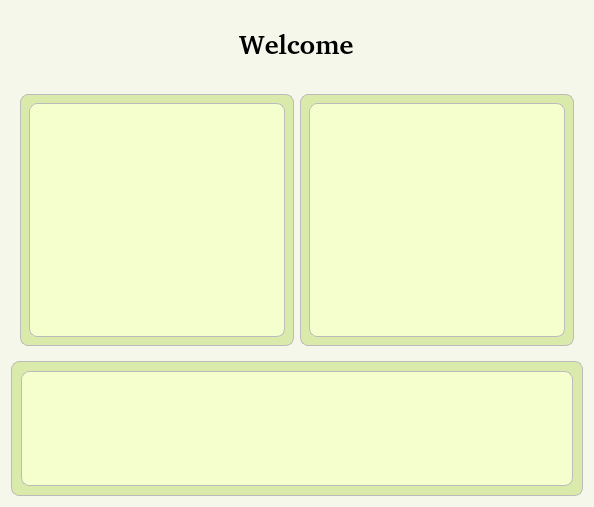
          <widget class="QWidget" name="pageDashboard">
           <property name="styleSheet">
            <string notr="true">background-color: rgb(245, 247, 235);</string>
           </property>
           <layout class="QVBoxLayout" name="verticalLayout_3">
            <item alignment="Qt::AlignHCenter|Qt::AlignVCenter">
             <widget class="QLabel" name="dashboardLabel">
              <property name="sizePolicy">
               <sizepolicy hsizetype="Preferred" vsizetype="Preferred">
                <horstretch>1</horstretch>
                <verstretch>1</verstretch>
               </sizepolicy>
              </property>
              <property name="font">
               <font>
                <family>URW Bookman [UKWN]</family>
                <pointsize>20</pointsize>
                <italic>false</italic>
                <bold>true</bold>
               </font>
              </property>
              <property name="text">
               <string>Welcome</string>
              </property>
             </widget>
            </item>
            <item>
             <widget class="QFrame" name="frame_2">
              <property name="sizePolicy">
               <sizepolicy hsizetype="Preferred" vsizetype="Preferred">
                <horstretch>4</horstretch>
                <verstretch>4</verstretch>
               </sizepolicy>
              </property>
              <property name="styleSheet">
               <string notr="true"/>
              </property>
              <property name="frameShape">
               <enum>QFrame::NoFrame</enum>
              </property>
              <property name="frameShadow">
               <enum>QFrame::Plain</enum>
              </property>
              <property name="lineWidth">
               <number>1</number>
              </property>
              <property name="midLineWidth">
               <number>0</number>
              </property>
              <layout class="QHBoxLayout" name="horizontalLayout_4">
               <item>
                <widget class="QWidget" name="cardStudents" native="true">
                 <property name="sizePolicy">
                  <sizepolicy hsizetype="Preferred" vsizetype="Preferred">
                   <horstretch>2</horstretch>
                   <verstretch>2</verstretch>
                  </sizepolicy>
                 </property>
                 <property name="styleSheet">
                  <string notr="true">background-color: rgb(218, 234, 171);
border: 1px solid #bbb;
border-radius: 8px;</string>
                 </property>
                 <layout class="QHBoxLayout" name="horizontalLayout_10">
                  <item>
                   <widget class="QListView" name="studentList">
                    <property name="styleSheet">
                     <string notr="true">background-color: rgb(244, 255, 205);
border: 1px solid #bbb;
border-radius: 8px;</string>
                    </property>
                   </widget>
                  </item>
                 </layout>
                </widget>
               </item>
               <item>
                <widget class="QWidget" name="cardCourses" native="true">
                 <property name="sizePolicy">
                  <sizepolicy hsizetype="Preferred" vsizetype="Preferred">
                   <horstretch>2</horstretch>
                   <verstretch>2</verstretch>
                  </sizepolicy>
                 </property>
                 <property name="styleSheet">
                  <string notr="true">background-color: rgb(218, 234, 171);
border: 1px solid #bbb;
border-radius: 8px;</string>
                 </property>
                 <layout class="QHBoxLayout" name="horizontalLayout_11">
                  <item>
                   <widget class="QListView" name="courseList">
                    <property name="styleSheet">
                     <string notr="true">background-color: rgb(244, 255, 205);
border: 1px solid #bbb;
border-radius: 8px;</string>
                    </property>
                   </widget>
                  </item>
                 </layout>
                </widget>
               </item>
              </layout>
             </widget>
            </item>
            <item>
             <widget class="QFrame" name="cardRecent">
              <property name="sizePolicy">
               <sizepolicy hsizetype="Preferred" vsizetype="Preferred">
                <horstretch>2</horstretch>
                <verstretch>2</verstretch>
               </sizepolicy>
              </property>
              <property name="styleSheet">
               <string notr="true">background-color: rgb(218, 234, 171);
border: 1px solid #bbb;
border-radius: 8px;</string>
              </property>
              <property name="frameShape">
               <enum>QFrame::StyledPanel</enum>
              </property>
              <property name="frameShadow">
               <enum>QFrame::Raised</enum>
              </property>
              <layout class="QHBoxLayout" name="horizontalLayout_12">
               <item>
                <widget class="QListView" name="recentList">
                 <property name="styleSheet">
                  <string notr="true">background-color: rgb(244, 255, 205);
border: 1px solid #bbb;
border-radius: 8px;</string>
                 </property>
                </widget>
               </item>
              </layout>
             </widget>
            </item>
           </layout>
          </widget>
